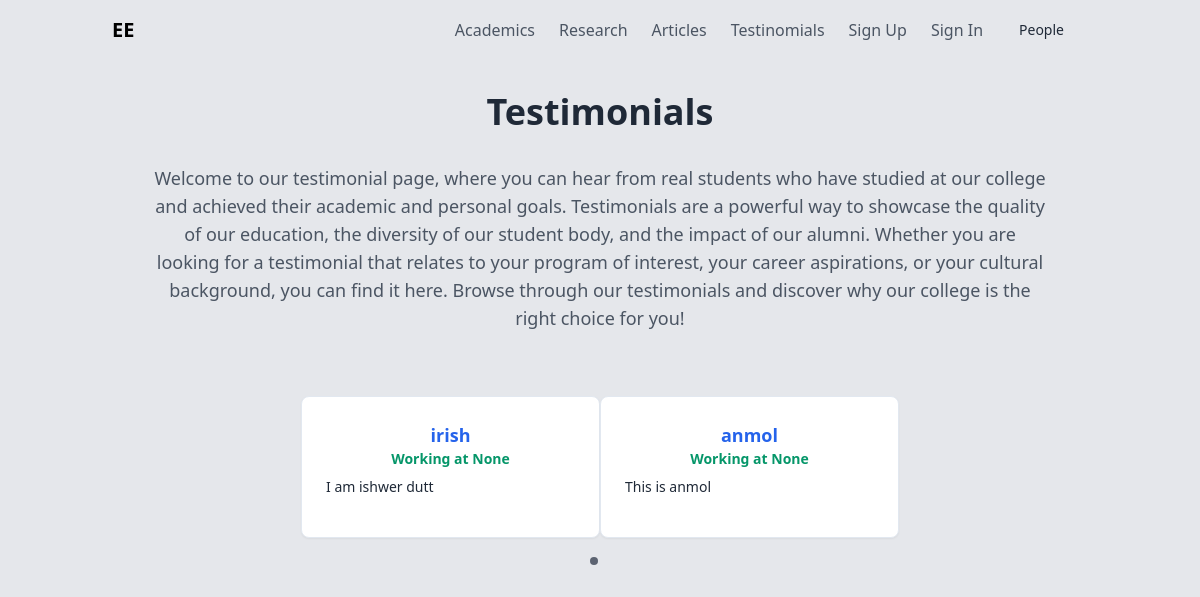
The app's page /alumni/posts/, older data.
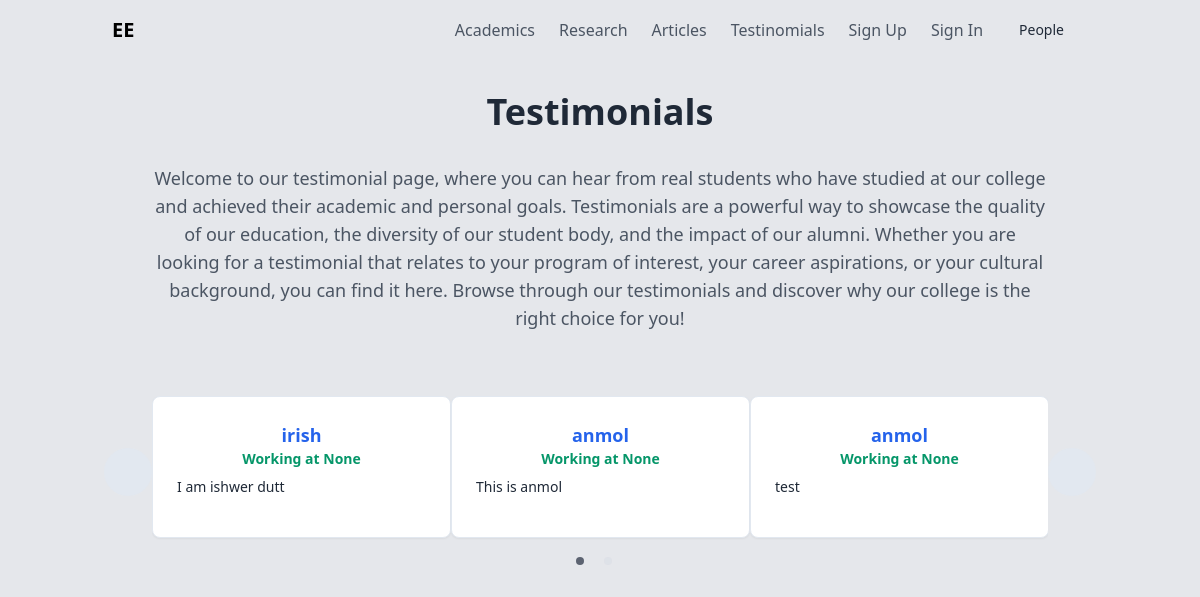
The same page, newer data.
### ele/models.py (models this page shows, shortened)
class Post(models.Model):
    title = models.CharField(max_length=100)
    subtitle = models.CharField(max_length=10, null=True, blank=True)
    content = RichTextField(blank=True, null=True)
    author = models.ForeignKey(CustomUser, on_delete=models.CASCADE)
    document = models.FileField(upload_to='documents/', null=True, blank=True)

class CustomUser(AbstractUser):
    role = models.CharField(choices=[(choice.value, choice.value) for choice in RoleChoices], max_length=10, null = True)
    bio = models.TextField(max_length=10000, null = True)
    name = models.TextField(max_length=30, null = True)
    company = models.TextField(null=True)
    subjects = models.CharField(max_length=50, null = True)
    profile_image = models.ImageField(null=True, blank=True, upload_to="images/")
    def __str__(self):
        return str(self.username)

### ele/views.py (the view)
# urls.py: path('alumni/posts/', AlumniPostListView.as_view(), name='alumni_posts'),
class AlumniPostListView(ListView):
    model = Post
    template_name = 'ele/post_list.html'
    def get_queryset(self):
        alumni_users = CustomUser.objects.filter(role=RoleChoices.ALUMNI.value)
        return Post.objects.filter(author__in=alumni_users)

### ele/templates/ele/post_list.html (shortened to what this page needs)
{% extends 'ele/base.html' %}
{% block content %}
{% if request.resolver_match.url_name == 'alumni_posts' %}
  <div class="container mx-auto px-4 py-8">
    <div class="max-w-4xl mx-auto">
      <h1 class="text-4xl font-bold text-gray-800 text-center mb-8">Testimonials</h1>
      <p class="text-lg text-gray-600 mb-8 text-center">Welcome to our testimonial page, where you can hear from real students who have studied at our college and achieved their academic and personal goals. Testimonials are a powerful way to showcase the quality of our education, the diversity of our student body, and the impact of our alumni. Whether you are looking for a testimonial that relates to your program of interest, your career aspirations, or your cultural background, you can find it here. Browse through our testimonials and discover why our college is the right choice for you!</p>
      <div id="alumni-carousel" class="slick-carousel">
        {% for post in object_list %}
          {% if post.author.role == 'Alumni' %}
            <div class="card1 p-6 rounded-lg shadow-lg rounded-lg border border-blue-400">
              <h2 class="text-lg text-blue-600 font-semibold text-center">{{post.author}}</h2>
              <p class="text-sm text-green-600 font-semibold text-center mb-2">Working at {{ post.author.company }}</p>
              <p class="text-sm text-gray-800 mb-4">{{ post.content|safe }}</p>
            </div>
          {% endif %}
        {% endfor %}
      </div>
    </div>
  </div>
{% endif %}
{% endblock %}

Row changes from the older to the newer data that the page shows:
added Post: author "anmol", author.company "None", content "test"
